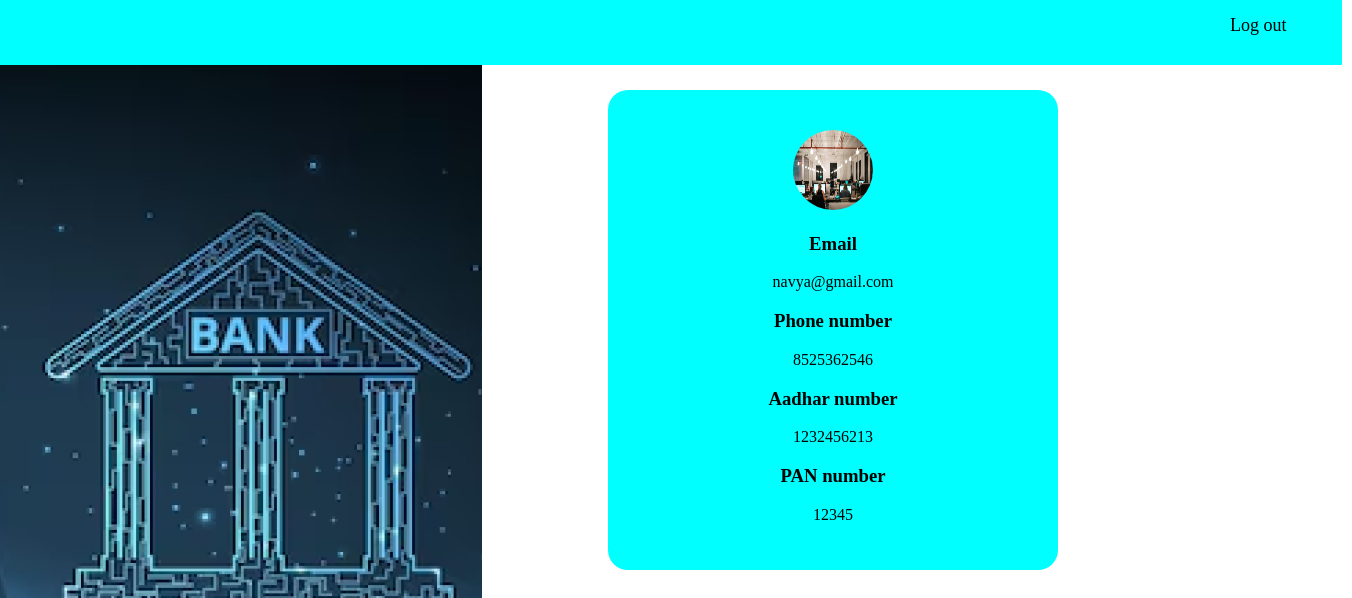
/user_view/8, run on the app's committed database.
### app/models.py (models this page shows)
class Userregister(AbstractUser):
    phone_number = models.IntegerField(null=True,blank=True)
    account_number = models.IntegerField(null=True,blank=True)
    minimum_balance = models.IntegerField(null=True,blank=True)
    adhar_number = models.IntegerField(null=True,blank=True)
    pan_card = models.IntegerField(null=True,blank=True)
    pin = models.IntegerField(null=True,blank=True)
    user_type = models.CharField(max_length=50)
    bankname = models.CharField(max_length=50)
    IFSC = models.CharField(max_length=50)
    branch = models.CharField(max_length=50)
    image = models.FileField()

### app/views.py (the view)
# urls.py: path('user_view/<int:id>', views.user_view, name="user_view"),
def user_view(request, id):
    view = Userregister.objects.get(id=id)
    return render(request, 'user_view.html', {'view': view})

### template/user_view.html (shortened to what this page needs)
<!DOCTYPE html>
<html lang="en">
<head>
    {% load static %}
</head>
<body id="bg" style="background-image:url('{% static 'image/img1.jpg' %}');">
    <div id="text" style="background-color: aqua;">
        <img src="{{ view.image.url }}" width="80px;"  height="80px" style="border-radius: 50%;">
        <h3>Email</h3>
        {{ view.email }}
        <h3>Phone number</h3>
        {{ view.phone_number }}
        <h3>Aadhar number</h3>
        {{ view.adhar_number }}
        <h3>PAN number</h3>
        {{ view.pan_card }}
    </div>
    <div id="empty">
    </div>
<a href="{% url 'logout' %}" style="color: black; font-size: large; position: absolute; left: 1230px; top: 15px; text-decoration: none;">Log out</a>
</body>
</html>

### template/user_view.html (style rules this page uses)
#bg { background-repeat: no-repeat;  height: 100px; }
#text { width: 450px; height: 440px; color: black; margin-left: 600px; margin-top: 90px; text-align: center; padding-top: 40px; border-radius: 20px; font-size: medium; }
#empty { background-color: aqua; height: 65px; width: 1342px; position: absolute; top: 0px; left: 0px; }

### data on the page
Userregister: image (picture), email "navya@gmail.com", phone_number "8525362546", adhar_number "1232456213", pan_card "12345"
